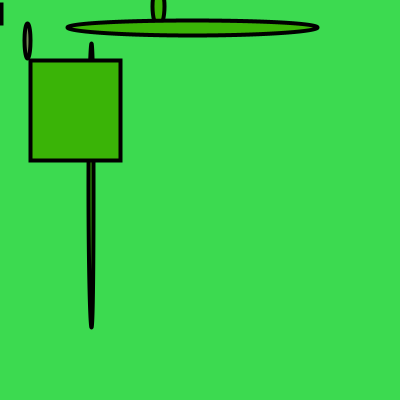
Frame 1 (no input)
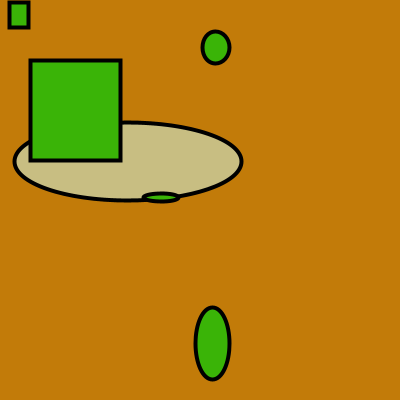
Frame 60 (the mouse pressed at the canvas centre just before this capture)
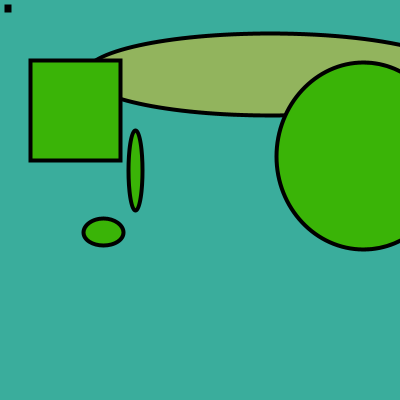
Frame 120 (the mouse held since frame 60 and released just before this capture)

The Processing sketch that drew these frames (run headless with seeded random() and noise(); from frame 60 on, the mouse is pressed at the canvas centre):

// Processing sketch: sketch_150108a
// ── sketch_150108a.pde
void setup() {
frameRate(5);
size(400,400);
strokeWeight(4);
background(random(255),random(255),random(255));
}

void draw() {
 background(random(255),random(255),random(255));
 fill(random(255),random(255),random(255));
 ellipse(random(300),random(200), random(400),random(100));
 fill(#3AB407);
 ellipse(random(200),random(300), random(50),random(300));
 ellipse(random(400),random(400), random(50),random(100));
 ellipse(random(400),random(400), random(300),random(300));
 rect(30,60,90,100);
rect(random(20),random(20),random(20),random(25));
  println(frameRate);
 
}
